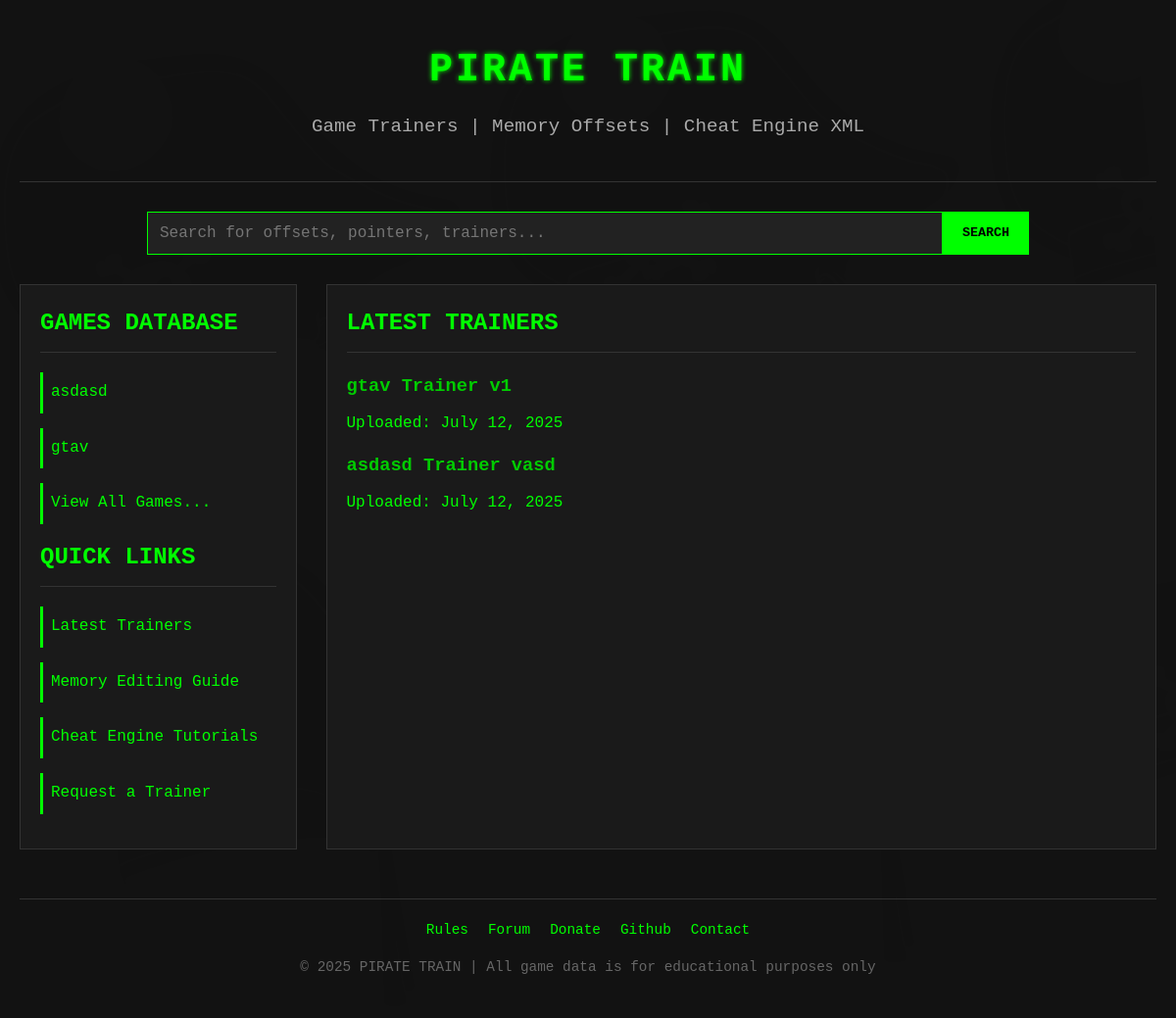
The page / on the database its author committed.
### core/models.py (models this page shows, shortened)
class Game(models.Model):
    title = models.CharField(max_length=200)
    slug = models.SlugField(max_length=200, unique=True)
    description = models.TextField(blank=True)
    last_updated = models.DateField(auto_now=True)
    current_version = models.CharField(max_length=50)
    cover_image = models.ImageField(upload_to='game_covers/', blank=True, null=True)
    class Meta:
        ordering = ['title']
    def get_absolute_url(self):
        return reverse('game_detail', args=[self.slug])

class Trainer(models.Model):
    game = models.ForeignKey(Game, on_delete=models.CASCADE, related_name='trainers')
    version = models.CharField(max_length=50)
    download_link = models.URLField(verbose_name="Trainer Download Link")
    download_link_ce_xml = models.URLField(
        verbose_name="Cheat Engine XML Download Link",
        blank=True,
        null=True,
        help_text="Optional link to download Cheat Engine XML table"
    )
    features = models.TextField()
    upload_date = models.DateField(auto_now_add=True)
    is_approved = models.BooleanField(default=False)

### core/views.py (the view)
# urls.py: path('', views.index, name='index'),
def index(request):
    games = Game.objects.all().order_by('title')
    latest_trainers = Trainer.objects.filter(is_approved=True).order_by('-upload_date')
    return render(request, 'index.html', {
        'games': games,
        'latest_trainers': latest_trainers
    })

### core/templates/index.html
{% extends "base.html" %}
{% block content %}
<h2>LATEST TRAINERS</h2>
<div class="trainer-list">
    {% for trainer in latest_trainers %}
    <div class="trainer-item">
        <h3>{{ trainer.game.title }} Trainer v{{ trainer.version }}</h3>
        <p>Uploaded: {{ trainer.upload_date }}</p>
    </div>
    {% endfor %}
</div>
{% endblock %}

### core/templates/base.html (shortened to what this page needs)
<!DOCTYPE html>
<html lang="en">
<head>
    {% load static %}
    <link rel="stylesheet" href="{% static 'style.css' %}">
</head>
<body>
    <header>
        <div class="logo"><a href="{% url 'index' %}" style="text-decoration: none; color: inherit;">PIRATE TRAIN</a></div>
        <div class="tagline">Game Trainers | Memory Offsets | Cheat Engine XML</div>
    </header>
    <div class="search-container">
        <input type="text" class="search-box" placeholder="Search for offsets, pointers, trainers...">
        <button class="search-btn">SEARCH</button>
    </div>
    <div class="main-content">
        <aside class="sidebar">
            <h2>GAMES DATABASE</h2>
            <ul class="game-list">
                {% for game in games|slice:":6" %}
                <li class="game-item"><a href="{{ game.get_absolute_url }}" class="game-link">{{ game.title }}</a></li>
                {% endfor %}
                <li class="game-item"><a href="{% url 'game_list' %}" class="game-link">View All Games...</a></li>
            </ul>
            <h2>QUICK LINKS</h2>
            <ul class="game-list">
                <li class="game-item"><a href="#" class="game-link">Latest Trainers</a></li>
                <li class="game-item"><a href="#" class="game-link">Memory Editing Guide</a></li>
                <li class="game-item"><a href="#" class="game-link">Cheat Engine Tutorials</a></li>
                <li class="game-item"><a href="#" class="game-link">Request a Trainer</a></li>
            </ul>
        </aside>
        <main class="content">
            {% block content %}{% endblock %}
        </main>
    </div>
    <footer>
        <div class="footer-links">
            <a href="#" class="footer-link">Rules</a>
            <a href="#" class="footer-link">Forum</a>
            <a href="#" class="footer-link">Donate</a>
            <a href="#" class="footer-link">Github</a>
            <a href="#" class="footer-link">Contact</a>
        </div>
        <p>© {% now "Y" %} PIRATE TRAIN | All game data is for educational purposes only</p>
    </footer>
</body>
</html>

### core/static/style.css (style rules this page uses)
* { margin: 0; padding: 0; box-sizing: border-box; }
body { font-family: 'Courier New', monospace; background-color: #121212; color: #00ff00; line-height: 1.6; padding: 20px; max-width: 1200px; margin: 0 auto; position: relative; z-index: 1; }
body::before { content: ""; position: fixed; top: 0; left: 0; width: 100%; height: 100%; background-image: url("/static/pirate-hat.png"); background-repeat: repeat; z-index: -1; pointer-events: none; opacity: 0.1; transform: rotate(-5deg); }
header { text-align: center; padding: 20px 0; border-bottom: 1px solid #333; margin-bottom: 30px; }
.logo { font-size: 2.5rem; font-weight: bold; letter-spacing: 3px; margin-bottom: 10px; text-shadow: 0 0 5px #00ff00; }
.tagline { font-size: 1.2rem; color: #aaa; margin-bottom: 20px; }
.search-container { display: flex; justify-content: center; margin: 30px 0; }
.search-box { width: 70%; padding: 12px; background: #222; border: 1px solid #00ff00; color: #00ff00; font-family: 'Courier New', monospace; font-size: 1rem; }
.search-btn { padding: 12px 20px; background: #00ff00; color: #000; border: none; cursor: pointer; font-family: 'Courier New', monospace; font-weight: bold; }
.main-content { display: grid; grid-template-columns: 1fr 3fr; gap: 30px; }
.sidebar { background: #1a1a1a; padding: 20px; border: 1px solid #333; }
.content { background: #1a1a1a; padding: 20px; border: 1px solid #333; }
h2 { color: #00ff00; margin-bottom: 20px; border-bottom: 1px solid #333; padding-bottom: 10px; }
h3 { color: #00cc00; margin: 15px 0 10px; }
.game-list { list-style: none; }
.game-item { margin-bottom: 15px; }
.game-link { color: #00ff00; text-decoration: none; display: block; padding: 8px; border-left: 3px solid #00ff00; transition: all 0.3s; }
footer { margin-top: 50px; text-align: center; padding: 20px; border-top: 1px solid #333; font-size: 0.9rem; color: #666; }
.footer-links { display: flex; justify-content: center; gap: 20px; margin-bottom: 15px; }
.footer-link { color: #00ff00; text-decoration: none; }

### rows shown on the page
Game: title "asdasd"
Game: title "gtav"
Trainer: game "gtav", version "1", upload_date "July 12, 2025"
Trainer: game "asdasd", version "asd", upload_date "July 12, 2025"
